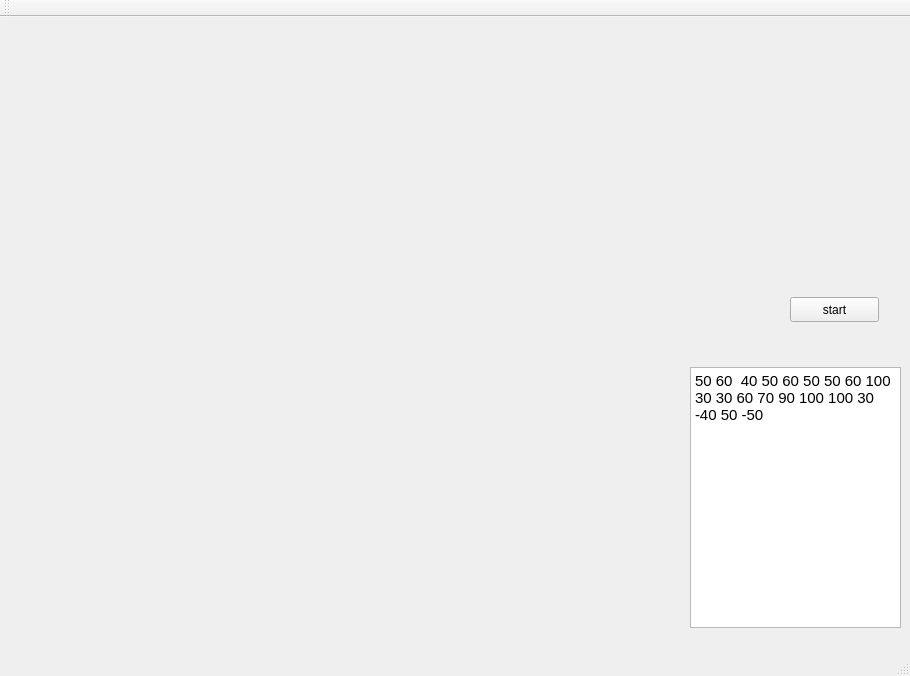
<?xml version="1.0" encoding="UTF-8"?>
<ui version="4.0">
 <class>MainWindow</class>
 <widget class="QMainWindow" name="MainWindow">
  <property name="geometry">
   <rect>
    <x>0</x>
    <y>0</y>
    <width>910</width>
    <height>676</height>
   </rect>
  </property>
  <property name="windowTitle">
   <string>MainWindow</string>
  </property>
  <widget class="QWidget" name="centralWidget">
   <widget class="QTextEdit" name="textEdit">
    <property name="geometry">
     <rect>
      <x>690</x>
      <y>350</y>
      <width>211</width>
      <height>261</height>
     </rect>
    </property>
    <property name="html">
     <string>&lt;!DOCTYPE HTML PUBLIC &quot;-//W3C//DTD HTML 4.0//EN&quot; &quot;http://www.w3.org/TR/REC-html40/strict.dtd&quot;&gt;
&lt;html&gt;&lt;head&gt;&lt;meta name=&quot;qrichtext&quot; content=&quot;1&quot; /&gt;&lt;style type=&quot;text/css&quot;&gt;
p, li { white-space: pre-wrap; }
&lt;/style&gt;&lt;/head&gt;&lt;body style=&quot; font-family:'Ubuntu'; font-size:11pt; font-weight:400; font-style:normal;&quot;&gt;
&lt;p style=&quot; margin-top:0px; margin-bottom:0px; margin-left:0px; margin-right:0px; -qt-block-indent:0; text-indent:0px;&quot;&gt;50 60  40 50 60 50 50 60 100 30 30 60 70 90 100 100 30 -40 50 -50&lt;/p&gt;&lt;/body&gt;&lt;/html&gt;</string>
    </property>
   </widget>
   <widget class="QPushButton" name="pushButton">
    <property name="geometry">
     <rect>
      <x>790</x>
      <y>280</y>
      <width>89</width>
      <height>25</height>
     </rect>
    </property>
    <property name="text">
     <string>start</string>
    </property>
   </widget>
  </widget>
  <widget class="QMenuBar" name="menuBar">
   <property name="geometry">
    <rect>
     <x>0</x>
     <y>0</y>
     <width>910</width>
     <height>28</height>
    </rect>
   </property>
  </widget>
  <widget class="QToolBar" name="mainToolBar">
   <attribute name="toolBarArea">
    <enum>TopToolBarArea</enum>
   </attribute>
   <attribute name="toolBarBreak">
    <bool>false</bool>
   </attribute>
  </widget>
  <widget class="QStatusBar" name="statusBar"/>
 </widget>
 <layoutdefault spacing="6" margin="11"/>
 <resources/>
 <connections/>
</ui>
